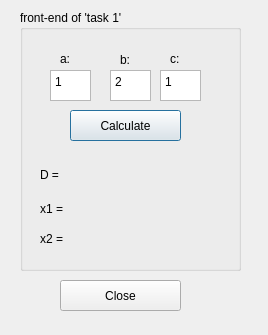
<?xml version="1.0" encoding="UTF-8"?>
<ui version="4.0">
 <class>task1</class>
 <widget class="QDialog" name="task1">
  <property name="geometry">
   <rect>
    <x>0</x>
    <y>0</y>
    <width>268</width>
    <height>335</height>
   </rect>
  </property>
  <property name="windowTitle">
   <string>task 1</string>
  </property>
  <widget class="QGroupBox" name="groupBox">
   <property name="geometry">
    <rect>
     <x>20</x>
     <y>10</y>
     <width>221</width>
     <height>261</height>
    </rect>
   </property>
   <property name="title">
    <string>front-end of 'task 1'</string>
   </property>
   <widget class="QPlainTextEdit" name="plainTextEditA">
    <property name="geometry">
     <rect>
      <x>30</x>
      <y>60</y>
      <width>41</width>
      <height>31</height>
     </rect>
    </property>
    <property name="tabChangesFocus">
     <bool>false</bool>
    </property>
    <property name="documentTitle">
     <string/>
    </property>
    <property name="plainText">
     <string>1</string>
    </property>
   </widget>
   <widget class="QLabel" name="label">
    <property name="geometry">
     <rect>
      <x>40</x>
      <y>40</y>
      <width>21</width>
      <height>18</height>
     </rect>
    </property>
    <property name="text">
     <string>&lt;html&gt;&lt;head/&gt;&lt;body&gt;&lt;p&gt;a:&lt;/p&gt;&lt;/body&gt;&lt;/html&gt;</string>
    </property>
   </widget>
   <widget class="QPlainTextEdit" name="plainTextEditB">
    <property name="geometry">
     <rect>
      <x>90</x>
      <y>60</y>
      <width>41</width>
      <height>31</height>
     </rect>
    </property>
    <property name="plainText">
     <string>2</string>
    </property>
   </widget>
   <widget class="QLabel" name="label_2">
    <property name="geometry">
     <rect>
      <x>100</x>
      <y>40</y>
      <width>21</width>
      <height>20</height>
     </rect>
    </property>
    <property name="text">
     <string>&lt;html&gt;&lt;head/&gt;&lt;body&gt;&lt;p&gt;b:&lt;/p&gt;&lt;/body&gt;&lt;/html&gt;</string>
    </property>
   </widget>
   <widget class="QPlainTextEdit" name="plainTextEditC">
    <property name="geometry">
     <rect>
      <x>140</x>
      <y>60</y>
      <width>41</width>
      <height>31</height>
     </rect>
    </property>
    <property name="plainText">
     <string>1</string>
    </property>
   </widget>
   <widget class="QLabel" name="label_3">
    <property name="geometry">
     <rect>
      <x>150</x>
      <y>40</y>
      <width>21</width>
      <height>18</height>
     </rect>
    </property>
    <property name="text">
     <string>&lt;html&gt;&lt;head/&gt;&lt;body&gt;&lt;p&gt;c:&lt;/p&gt;&lt;/body&gt;&lt;/html&gt;</string>
    </property>
   </widget>
   <widget class="QLabel" name="resultLabelD">
    <property name="geometry">
     <rect>
      <x>20</x>
      <y>150</y>
      <width>181</width>
      <height>31</height>
     </rect>
    </property>
    <property name="text">
     <string>&lt;html&gt;&lt;head/&gt;&lt;body&gt;&lt;p&gt;D = &lt;/p&gt;&lt;/body&gt;&lt;/html&gt;</string>
    </property>
   </widget>
   <widget class="QPushButton" name="calcButton">
    <property name="geometry">
     <rect>
      <x>50</x>
      <y>100</y>
      <width>111</width>
      <height>31</height>
     </rect>
    </property>
    <property name="text">
     <string>Calculate</string>
    </property>
   </widget>
   <widget class="QLabel" name="resultLabelX1">
    <property name="geometry">
     <rect>
      <x>20</x>
      <y>190</y>
      <width>181</width>
      <height>18</height>
     </rect>
    </property>
    <property name="text">
     <string>&lt;html&gt;&lt;head/&gt;&lt;body&gt;&lt;p&gt;x1 = &lt;/p&gt;&lt;/body&gt;&lt;/html&gt;</string>
    </property>
   </widget>
   <widget class="QLabel" name="resultLabelX2">
    <property name="geometry">
     <rect>
      <x>20</x>
      <y>220</y>
      <width>181</width>
      <height>18</height>
     </rect>
    </property>
    <property name="text">
     <string>&lt;html&gt;&lt;head/&gt;&lt;body&gt;&lt;p&gt;x2 = &lt;/p&gt;&lt;/body&gt;&lt;/html&gt;</string>
    </property>
   </widget>
  </widget>
  <widget class="QPushButton" name="closeButton">
   <property name="geometry">
    <rect>
     <x>60</x>
     <y>280</y>
     <width>121</width>
     <height>31</height>
    </rect>
   </property>
   <property name="text">
    <string>Close</string>
   </property>
  </widget>
 </widget>
 <resources/>
 <connections/>
</ui>
